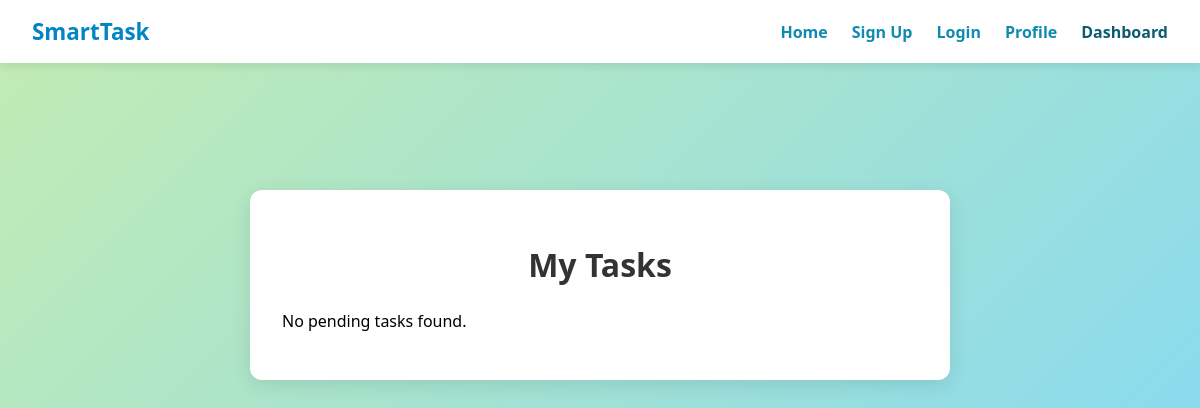
Page /tasks/ (signed in) on the earlier database version.
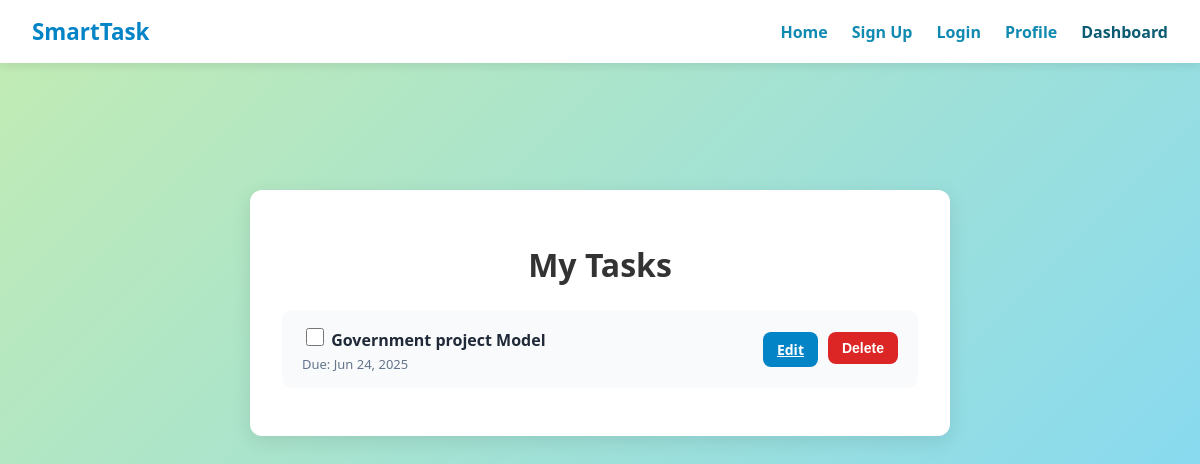
Same page on the later database version.
### app/models.py (models this page shows, shortened)
class Task(models.Model):
    CATEGORY_CHOICES = [
        ('Work', 'Work'),
        ('Personal', 'Personal'),
        ('Health', 'Health'),
        ('Study', 'Study'),
    ]
    user = models.ForeignKey(User, on_delete=models.CASCADE)
    title = models.CharField(max_length=255)
    description = models.TextField(blank=True)
    category = models.CharField(max_length=50, choices=CATEGORY_CHOICES, blank=True)
    project = models.CharField(max_length=100, blank=True, null=True)
    start_date = models.DateField(null=True, blank=True)
    due_date = models.DateField(null=True, blank=True)
    is_completed = models.BooleanField(default=False)
    completed_date = models.DateTimeField(null=True, blank=True)
    created_at = models.DateTimeField(auto_now_add=True)

### app/views.py (the view)
# urls.py: path('tasks/', views.task_list_view, name='task-list'),
@login_required(login_url='login')
def task_list_view(request):
    tasks = Task.objects.filter(user=request.user, is_completed=False).order_by('due_date')
    return render(request, 'app/task-list.html', {'tasks': tasks})

### app/templates/app/task-list.html (shortened to what this page needs)
{% load static %}
<!DOCTYPE html>
<html lang="en">
<head>
  <link rel="stylesheet" href="{% static 'app/css/task-list.css' %}" />
  <link href="https://cdnjs.cloudflare.com/ajax/libs/font-awesome/6.4.0/css/all.min.css" rel="stylesheet"/>
</head>
<body>
<header>
  <nav>
    <div class="logo">SmartTask</div>
    <ul class="nav-links">
      <li><a href="{% url 'home' %}">Home</a></li>
      <li><a href="{% url 'signup' %}">Sign Up</a></li>
      <li><a href="{% url 'login' %}">Login</a></li>
      <li><a href="{% url 'profile' %}">Profile</a></li>
      <li><a href="{% url 'dashboard' %}" class="active">Dashboard</a></li>
    </ul>
  </nav>
</header>
<main>
  <div class="task-container">
    <h1>My Tasks</h1>
    {% if tasks %}
      {% for task in tasks %}
        <div class="task-item">
          <form method="POST" action="{% url 'toggle-task-completion' task.id %}">
            <div class="task-left">
              <label>
                <input
                  type="checkbox"
                  name="is_completed"
                  onchange="this.form.submit()"
                />
                <span class="task-name">{{ task.title }}</span>
              </label>
              {% if task.due_date %}
                <small>Due: {{ task.due_date|date:"M d, Y" }}</small>
              {% endif %}
            </div>
          </form>
          <div class="task-actions">
            <a href="{% url 'edit-task' task.id %}" class="edit-btn">Edit</a>
            <form method="POST" action="{% url 'delete-task' task.id %}" style="display:inline;">
              <button type="submit" class="delete-btn">Delete</button>
            </form>
          </div>
        </div>
      {% endfor %}
    {% else %}
      <p>No pending tasks found.</p>
    {% endif %}
  </div>
</main>
</body>
</html>

Differences in the rows shown:
added Task: title "Government project Model", due_date "Jun 24, 2025"
Other differences:
text no longer shown: "No pending tasks found."
